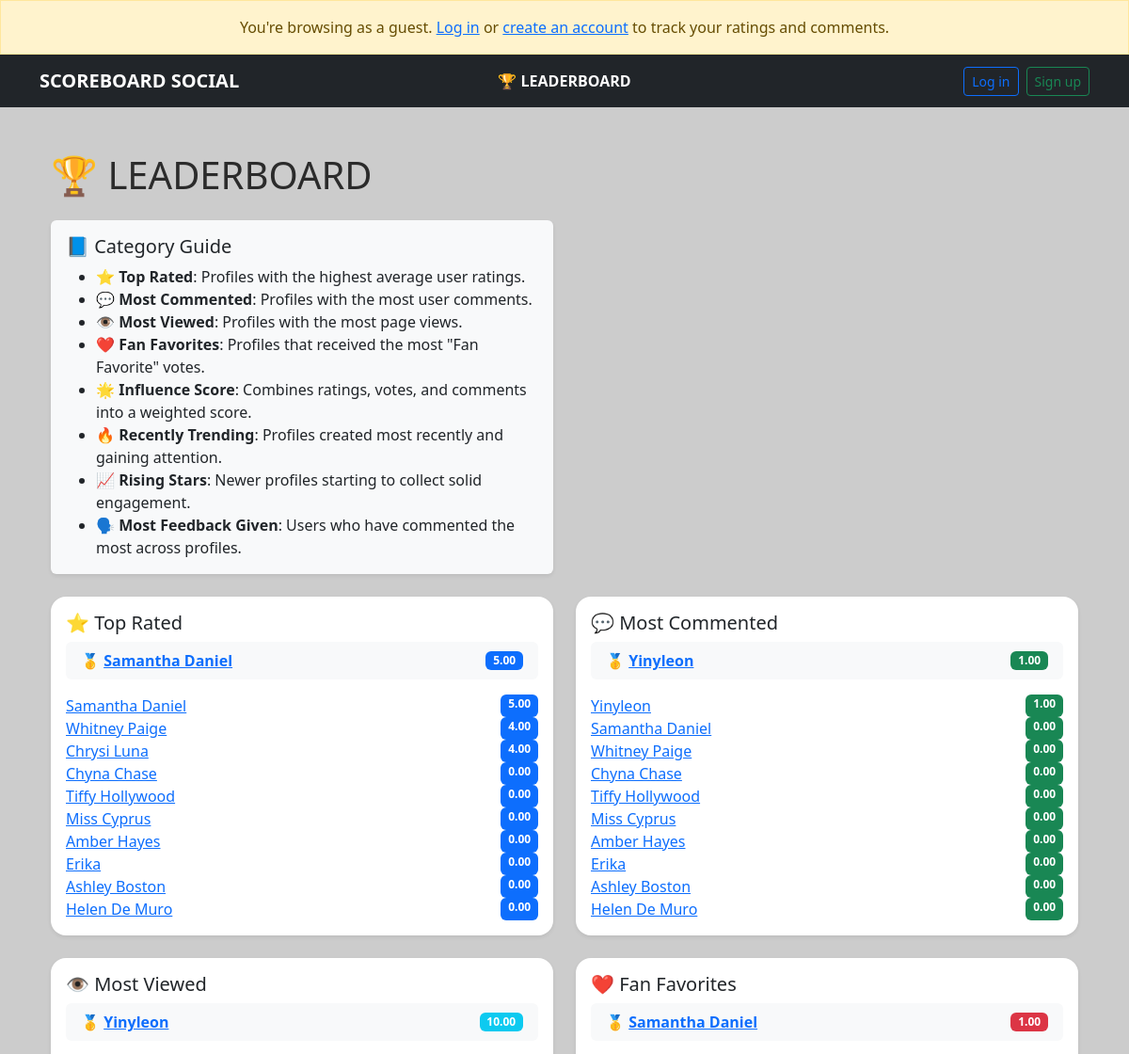
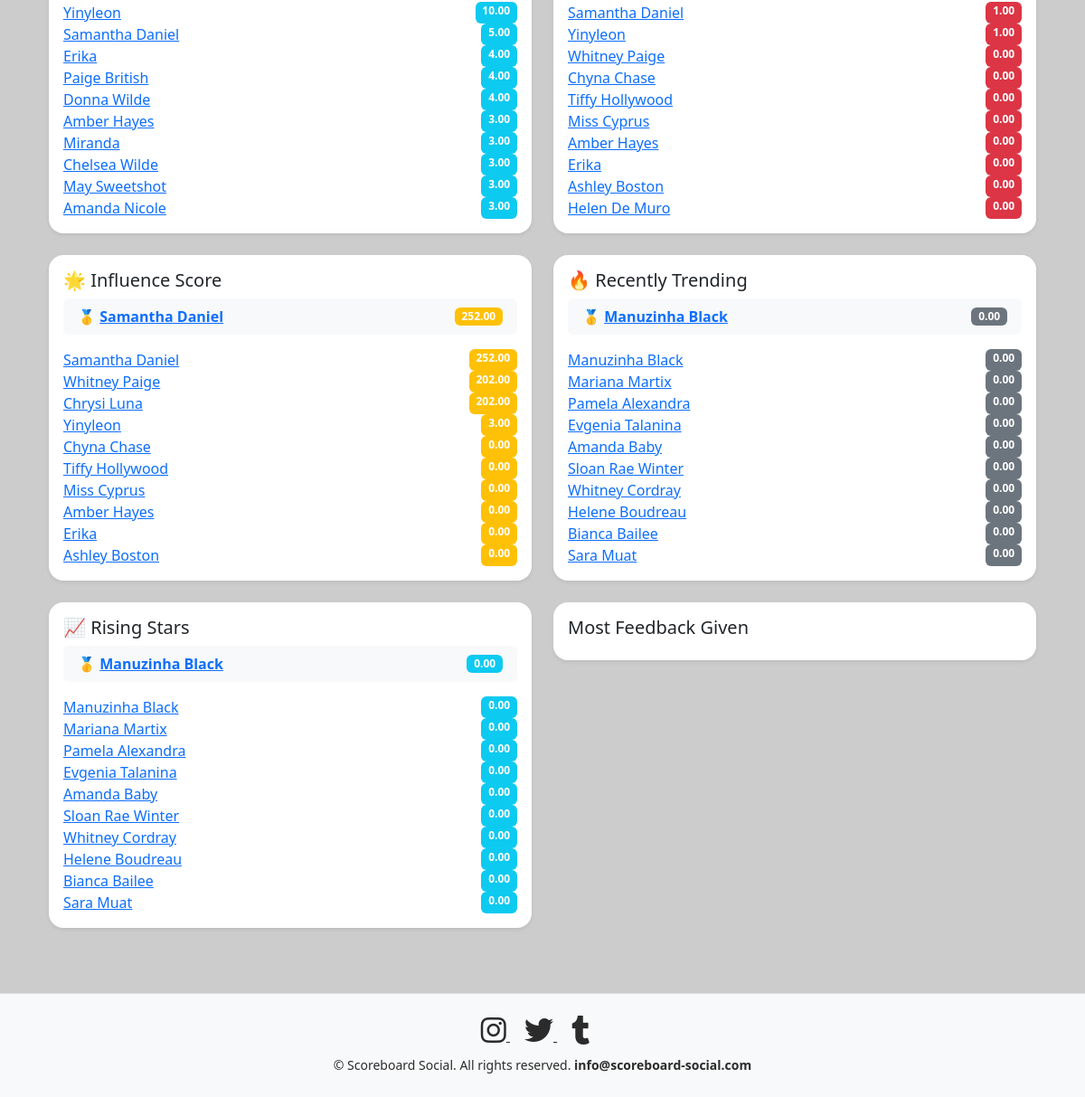
Page /leaderboard/ on the committed database (2 pictures, top to bottom).
### profiles/models.py (models this page shows, shortened)
class Profile(models.Model):
    name = models.CharField(max_length=100)
    image = models.ImageField(upload_to='profile_images/', default='profile_images/default.jpg')
    rating = models.FloatField(default=0)
    instagram = models.URLField(blank=True)
    twitter = models.URLField(blank=True)
    other = models.URLField(blank=True)
    tags = models.ManyToManyField(Tag, blank=True)
    views = models.PositiveIntegerField(default=0)
    created_at = models.DateTimeField(auto_now_add=True)
    @property
    def influence_score(self):
        avg_rating = self.ratings.aggregate(avg=Avg('rating'))['avg'] or 0
        total_votes = self.ratings.count()
        total_comments = self.comments.count()
        return round((avg_rating * 50) + (total_votes * 2) + (total_comments * 3), 2)

### profiles/views.py (the view)
# urls.py: path('leaderboard/', views.leaderboard, name='leaderboard'),
def leaderboard(request):
    top_rated = Profile.objects.annotate(avg_rating=Avg('ratings__rating')).order_by('-avg_rating')[:10]
    most_commented = Profile.objects.annotate(comment_count=Count('comments')).order_by('-comment_count')[:10]
    most_influential = sorted(Profile.objects.all(), key=lambda p: p.influence_score, reverse=True)[:10]
    most_viewed = Profile.objects.order_by('-views')[:10]
    fan_favorites = Profile.objects.annotate(fan_votes_count=Count('fan_votes')).order_by('-fan_votes_count')[:10]
    recently_trending = Profile.objects.order_by('-created_at')[:10]
    rising_stars = Profile.objects.annotate(total_ratings=Count('ratings')).order_by('total_ratings', '-created_at')[:10]
    most_feedback_given = User.objects.annotate(comment_count=Count('comment')).order_by('-comment_count')[:10]
    leaderboard_sections = [
        ("Top Rated", top_rated, "avg_rating", "primary", "/5"),
        ("Most Commented", most_commented, "comment_count", "success", ""),
        ("Most Viewed", most_viewed, "views", "info", ""),
        ("Fan Favorites", fan_favorites, "fan_votes_count", "danger", ""),
        ("Influence Score", most_influential, "influence_score", "warning", ""),
        ("Recently Trending", recently_trending, "avg_rating", "secondary", "/5"),
        ("Rising Stars", rising_stars, "avg_rating", "info", "/5"),
        ("Most Feedback Given", most_feedback_given, None, "warning-subtle", " comments")
    ]
    return render(request, 'profiles/leaderboard.html', {
        'leaderboard_sections': leaderboard_sections
    })

### profiles/templatetags/custom_tags.py (called while the page is built)
@register.filter
def attr(obj, attr_name):
    return getattr(obj, attr_name, "")

### profiles/templates/profiles/leaderboard.html
{% extends "base.html" %}
{% load custom_tags %}
{% block content %}
<div class="container py-4">
  <h1 class="mb-4">🏆 LEADERBOARD</h1>
  <div class="row mb-4">
    <div class="col-md-6">
      <div class="card shadow-sm border-0 bg-light">
        <div class="card-body">
          <h5 class="card-title">📘 Category Guide</h5>
          <ul class="mb-0">
            <li><strong>⭐ Top Rated</strong>: Profiles with the highest average user ratings.</li>
            <li><strong>💬 Most Commented</strong>: Profiles with the most user comments.</li>
            <li><strong>👁️ Most Viewed</strong>: Profiles with the most page views.</li>
            <li><strong>❤️ Fan Favorites</strong>: Profiles that received the most "Fan Favorite" votes.</li>
            <li><strong>🌟 Influence Score</strong>: Combines ratings, votes, and comments into a weighted score.</li>
            <li><strong>🔥 Recently Trending</strong>: Profiles created most recently and gaining attention.</li>
            <li><strong>📈 Rising Stars</strong>: Newer profiles starting to collect solid engagement.</li>
            <li><strong>🗣️ Most Feedback Given</strong>: Users who have commented the most across profiles.</li>
          </ul>
        </div>
      </div>
    </div>
  </div>
  <div class="row row-cols-1 row-cols-md-2 g-4">
    {% for section in leaderboard_sections %}
      <div class="col">
        <div class="card shadow-sm border-0 three-d-card">
          <div class="card-body">
            <h5 class="card-title">
              {% if section.0 == "Top Rated" %}⭐
              {% elif section.0 == "Most Commented" %}💬
              {% elif section.0 == "Most Viewed" %}👁️
              {% elif section.0 == "Fan Favorites" %}❤️
              {% elif section.0 == "Influence Score" %}🌟
              {% elif section.0 == "Recently Trending" %}🔥
              {% elif section.0 == "Rising Stars" %}📈
              {% endif %}
              {{ section.0 }}
            </h5>
            {% if section.1 and section.2 %}
              <div class="mb-3 px-3 py-2 bg-light rounded d-flex justify-content-between align-items-center">
                <span class="fw-bold">
                  🥇 <a href="{% url 'profile_detail' section.1.0.id %}">{{ section.1.0.name }}</a>
                </span>
                <span class="badge bg-{{ section.3 }}">
                  {{ section.1.0|attr:section.2|default:"0"|floatformat:2 }}{{ section.5 }}
                </span>
              </div>
            {% endif %}
            <ul class="list-unstyled mb-0">
              {% for profile in section.1 %}
                <li class="d-flex justify-content-between">
                  <a href="{% url 'profile_detail' profile.id %}">{{ profile.name }}</a>
                  {% if section.2 %}
                    <span class="badge bg-{{ section.3 }}">
                      {{ profile|attr:section.2|default:"0"|floatformat:2 }}{{ section.5 }}
                    </span>
                  {% else %}
                    <span class="badge bg-{{ section.3 }}">{{ section.5 }}</span>
                  {% endif %}
                </li>
              {% empty %}
                <li>No data yet.</li>
              {% endfor %}
            </ul>
          </div>
        </div>
      </div>
    {% endfor %}
  </div>
</div>
{% endblock %}

### templates/base.html (shortened to what this page needs)
<!DOCTYPE html>
{% load static %}
{% now "Y" as now %}
<html lang="en">
<head>
  <link rel="stylesheet" href="https://cdn.jsdelivr.net/npm/bootstrap@5.3.0/dist/css/bootstrap.min.css">
  <link rel="stylesheet" href="https://cdnjs.cloudflare.com/ajax/libs/font-awesome/6.0.0/css/all.min.css">
</head>
<body>
  {% if not user.is_authenticated %}
  <div class="alert alert-warning text-center mb-0 rounded-0">
    You're browsing as a guest.
    <a href="{% url 'login' %}">Log in</a> or
    <a href="{% url 'signup' %}">create an account</a> to track your ratings and comments.
  </div>
  {% endif %}
  <nav class="navbar navbar-expand-lg navbar-dark bg-dark">
    <div class="container position-relative">
      <a class="navbar-brand fw-bold" href="{% url 'profile_list' %}">SCOREBOARD SOCIAL</a>
      <div class="d-none d-lg-block center-slot">
        <a class="nav-link text-white fw-semibold" href="{% url 'leaderboard' %}">
          🏆 LEADERBOARD
        </a>
      </div>
      <div id="mainNav" class="collapse navbar-collapse justify-content-end">
        <ul class="navbar-nav align-items-lg-center gap-2">
          {% if user.is_authenticated %}
          <li class="nav-item">
            <span class="navbar-text text-white">Welcome, {{ user.username }}</span>
          </li>
          <li class="nav-item">
            <form method="POST" action="{% url 'logout' %}">
              {% csrf_token %}
              <button type="submit" class="btn btn-sm btn-outline-light">Log out</button>
            </form>
          </li>
          {% else %}
          <li class="nav-item">
            <a class="btn btn-sm btn-outline-primary" href="{% url 'login' %}">Log in</a>
          </li>
          <li class="nav-item">
            <a class="btn btn-sm btn-outline-success" href="{% url 'signup' %}">Sign up</a>
          </li>
          {% endif %}
        </ul>
      </div>
    </div>
  </nav>
  <main class="container mt-4">
    {% block content %}{% endblock %}
  </main>
  <footer class="text-center py-4 mt-5 bg-light border-top">
    <div class="mb-2">
      <a href="https://www.instagram.com/ScoreSocialSite" target="_blank" class="social-icon me-3" aria-label="Instagram">
        <i class="fab fa-instagram fa-2x"></i>
      </a>
      <a href="https://twitter.com/ScoreSocialSite" target="_blank" class="social-icon me-3" aria-label="Twitter/X">
        <i class="fab fa-twitter fa-2x"></i>
      </a>
      <a href="https://www.tumblr.com/blog/scoresocialsite" target="_blank" class="social-icon me-3" aria-label="Tumblr">
        <i class="fab fa-tumblr fa-2x"></i>
      </a>
    </div>
    <small>&copy; {{ now|date:"Y" }} Scoreboard Social. All rights reserved.
      <b>info@scoreboard-social.com</b>
    </small>
  </footer>
</body>
</html>

### templates/base.html (style rules this page uses)
:root { --varsity-purple: #6B1E8B; --varsity-gold: #FFD700; --varsity-cream: #F8F4E3; --varsity-black: #2B2B2B; --varsity-gray: #CCCCCC; --varsity-navy: #1A1F71; --varsity-red: #B22234; }
body { background-color: var(--varsity-gray); color: var(--varsity-black); }
.three-d-card { border-radius: 1rem; background: #fff; box-shadow: 0 6px 15px rgba(107, 30, 139, 0.15), 0 10px 30px rgba(107, 30, 139, 0.05); transition: transform .3s ease, box-shadow .3s ease; border: 0; }
.social-icon { color: var(--varsity-black); transition: color .3s ease, transform .3s ease; }
@media (min-width: 992px) { .navbar .center-slot { position: absolute; left: 50%; transform: translateX(-50%); } }

### rows in the picture
Profile: name "Samantha Daniel" "Samantha Daniel" "Samantha Daniel", section "5.00" "1.00" "252.00", name "Samantha Daniel", profile "5.00", profile "0.00", views "5.00", profile "1.00", id "252.00"
Profile: name "Whitney Paige", profile "4.00", profile "0.00", id "202.00"
Profile: name "Chrysi Luna", profile "4.00", id "202.00"
Profile: name "Chyna Chase", profile "0.00", id "0.00"
Profile: name "Tiffy Hollywood", profile "0.00", id "0.00"
Profile: name "Miss Cyprus", profile "0.00", id "0.00"
Profile: name "Amber Hayes", profile "0.00", views "3.00", id "0.00"
Profile: name "Erika", profile "0.00", views "4.00", id "0.00"
Profile: name "Ashley Boston", profile "0.00", id "0.00"
Profile: name "Helen De Muro", profile "0.00"
Profile: name "Yinyleon" "Yinyleon", section "1.00" "10.00", name "Yinyleon", profile "1.00", views "10.00", id "3.00"
Profile: name "Paige British", views "4.00"
Profile: name "Donna Wilde", views "4.00"
Profile: name "Miranda", views "3.00"
Profile: name "Chelsea Wilde", views "3.00"
Profile: name "May Sweetshot", views "3.00"
Profile: name "Amanda Nicole", views "3.00"
Profile: name "Manuzinha Black" "Manuzinha Black", name "Manuzinha Black", profile "0.00"
Profile: name "Mariana Martix", profile "0.00"
Profile: name "Pamela Alexandra", profile "0.00"
Profile: name "Evgenia Talanina", profile "0.00"
Profile: name "Amanda Baby", profile "0.00"
Profile: name "Sloan Rae Winter", profile "0.00"
Profile: name "Whitney Cordray", profile "0.00"
Profile: name "Helene Boudreau", profile "0.00"
Profile: name "Bianca Bailee", profile "0.00"
Profile: name "Sara Muat", profile "0.00"

### other values in the picture
{{ section.0 }} "Top Rated" "Most Commented" "Most Viewed" "Fan Favorites" "Influence Score" "Recently Trending" "Rising Stars" "Most Feedback Given"
{{ section.1.0|attr:section.2|default:"0"|floatformat:2 }} "0.00" "0.00"
